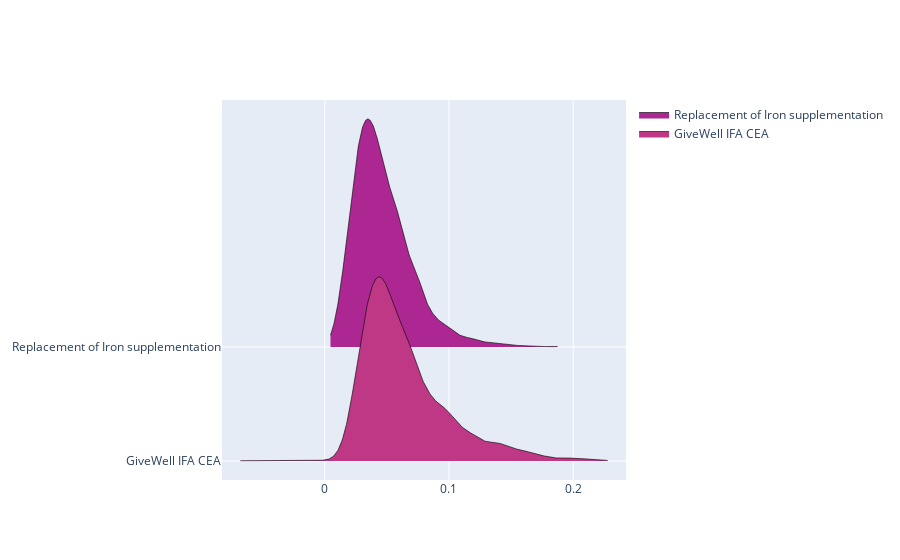

Notebook cell for this chart:
### Code cell
fig

### Figure 1 — Plotly figure (JSON) as saved in the notebook; plotly's stock layout.template omitted (floating-point values rounded to 4 significant figures; data arrays with more than 128 entries replaced by an {"elided": "..."} marker saying what was removed)
{"data": [{"line": {"color": "rgba(0,0,0,0)", "width": 0}, "showlegend": false, "type": "scatter", "x": {"elided": "500 float values"}, "y": {"elided": "500 int values"}}, {"fill": "tonexty", "fillcolor": "rgb(172.78824125570603, 39.27950667219977, 145.79036999585017)", "line": {"color": "rgba(0,0,0,0.6)", "width": 1}, "mode": "lines", "name": "Replacement of Iron supplementation", "type": "scatter", "x": {"elided": "500 float values"}, "y": {"elided": "500 float values"}}, {"line": {"color": "rgba(0,0,0,0)", "width": 0}, "showlegend": false, "type": "scatter", "x": {"elided": "500 float values"}, "y": {"elided": "500 float values"}}, {"fill": "tonexty", "fillcolor": "rgb(190.06099500405176, 56.25747556035764, 132.93900499594824)", "line": {"color": "rgba(0,0,0,0.6)", "width": 1}, "mode": "lines", "name": "GiveWell IFA CEA", "type": "scatter", "x": {"elided": "500 float values"}, "y": {"elided": "500 float values"}}], "layout": {"hovermode": false, "legend": {"traceorder": "normal"}, "xaxis": {"range": [-0.08266, 0.2424], "showgrid": true, "showticklabels": true, "zeroline": false}, "yaxis": {"showgrid": true, "showticklabels": true, "ticktext": [["Replacement of Iron supplementation"], ["GiveWell IFA CEA"]], "tickvals": [0, -10.11], "zeroline": false}}}
